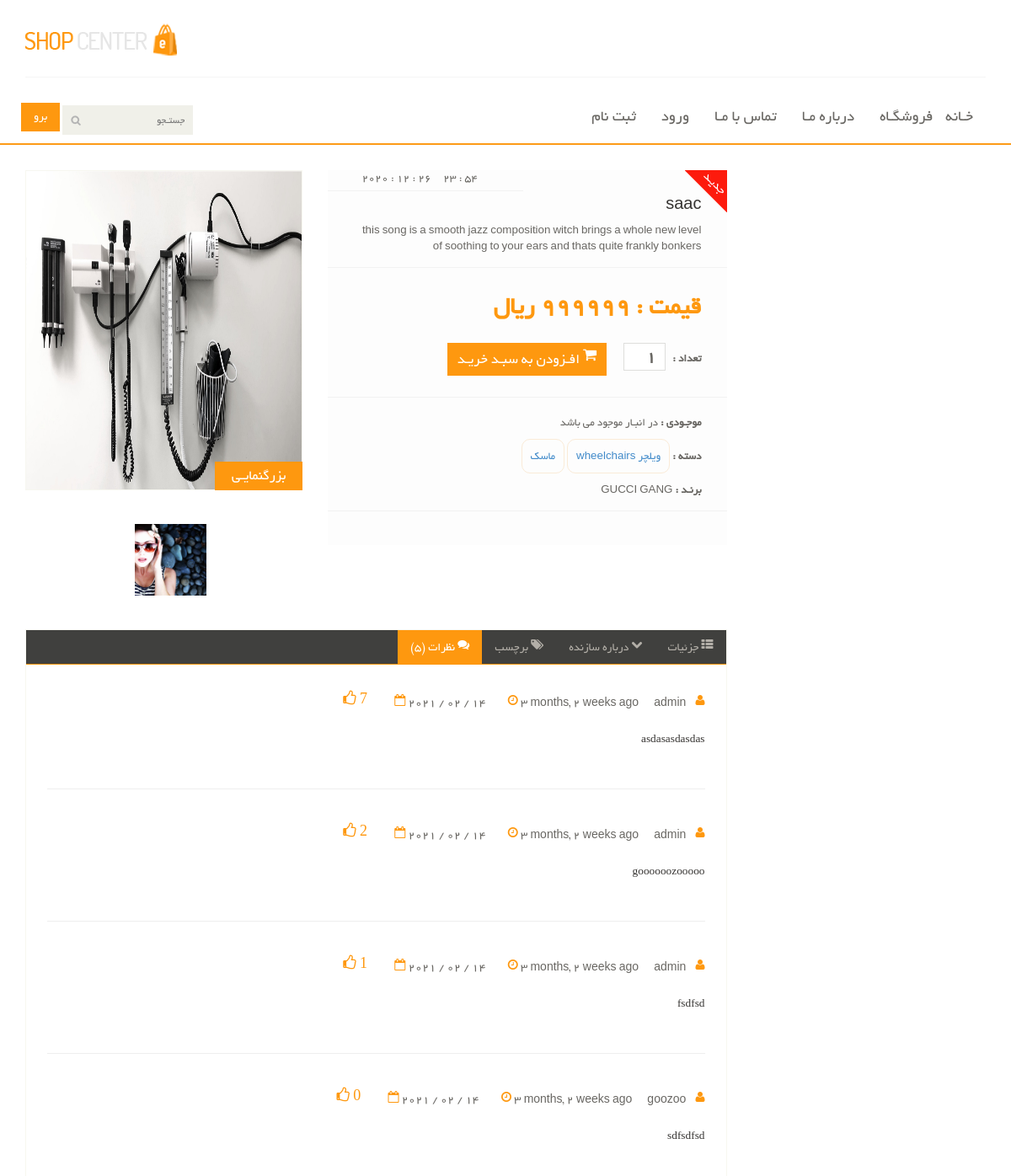
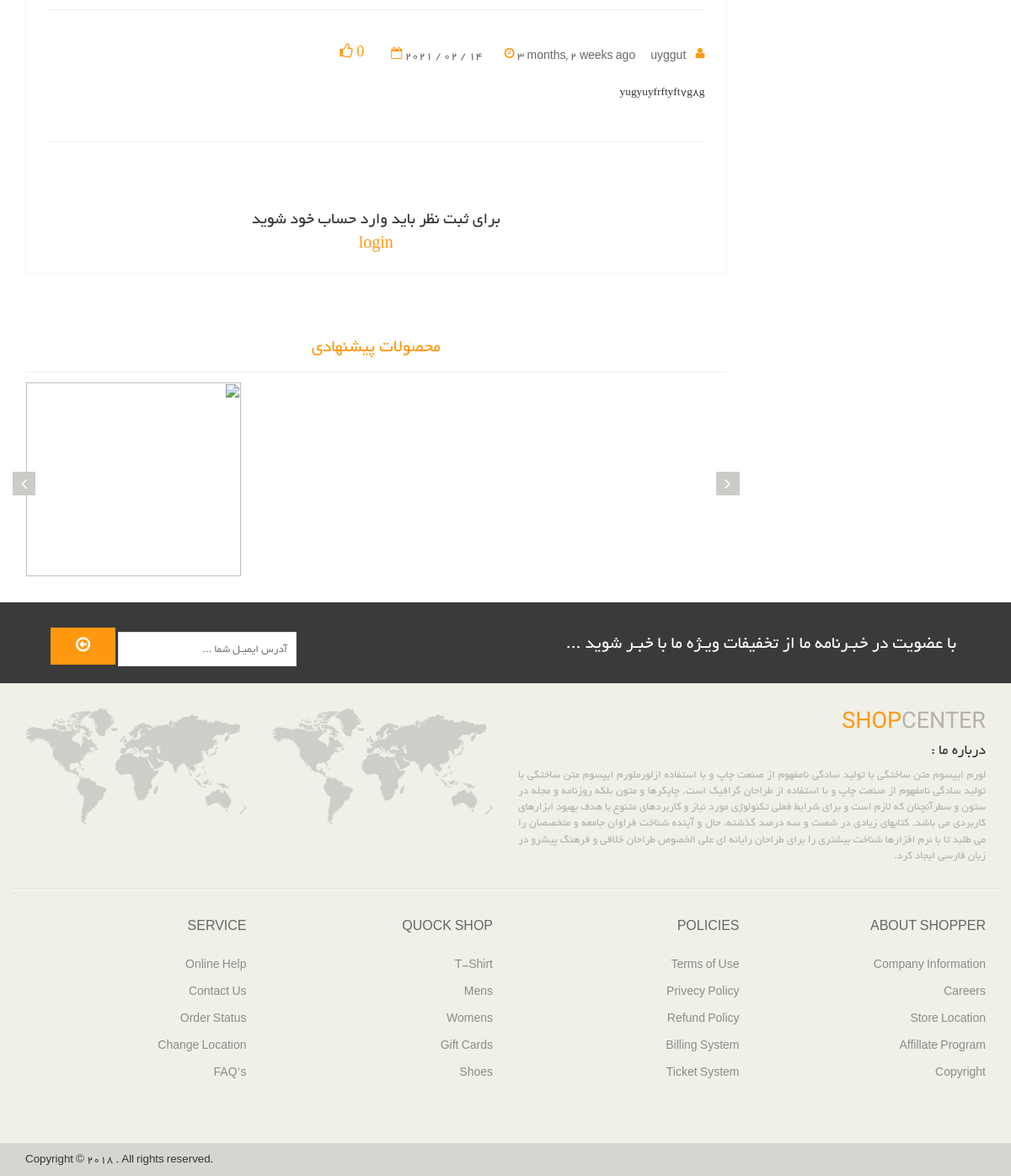
Page /shop/3/saac on the committed database (2 pictures, top to bottom).
### marchPRODUCTS/models.py (models this page shows, shortened)
class Product(models.Model):
    title       = models.CharField(blank=False, max_length=50, default='عنوان یا اسم محصول', verbose_name='عنوان')
    price       = models.PositiveIntegerField(blank=False, default=0,verbose_name='قیمت',)
    caption     = models.CharField(blank=False, max_length=160, verbose_name='توضیحات کوتاه و مختصر')
    pic         = models.ImageField(upload_to=media_upload_path, null=True, blank=False,verbose_name='عکس')
    description = models.TextField(blank=False, max_length=800, verbose_name=' توضیح کامل')
    brand       = models.CharField(blank=True, null=True, max_length=40,verbose_name='برند')
    active      = models.BooleanField(default=True,verbose_name='فعال')
    timestamp   = models.DateTimeField("تاریخ و ساعت", auto_now_add=True)
    category    = models.ManyToManyField(Category, verbose_name='دسته', blank=True)
    views       = models.IntegerField(blank=True, default=0, null=False)
    objects = ProductsManager()
    class Meta:
        verbose_name = 'عنوان'
        verbose_name_plural = 'محصول'

class ProductGallery(models.Model):
    title   = models.CharField(max_length=50)
    pic     = models.ImageField(upload_to=media_gallery_upload_path, null=True, blank=False,verbose_name='عکس')
    product = models.ForeignKey(Product, models.CASCADE, )

### marchCATEGORIES/models.py (models this page shows)
class Category(models.Model):
    title = models.CharField(max_length=60)
    slug  = models.CharField(max_length=60, blank=True)
    class Meta:
            verbose_name = 'دسته'
            verbose_name_plural = 'دسته بندی ها'
    def __str__(self):
        return self.title
    def getCatAbsouluteUrl(self):
        final = self.slug
        return f"/categories/{final}"

### marchCOMMENTS/models.py (models this page shows, shortened)
class Comment(models.Model):
    product      = models.ForeignKey(Product, on_delete=models.CASCADE)
    user         = models.CharField(max_length=50, blank=False, )
    user_email   = models.EmailField(blank=True)
    comment_text = models.TextField(max_length=300, blank=False, null=False)
    likes        = models.PositiveIntegerField(null=False, blank=True, default=0)
    users_liked  = models.ManyToManyField(User, blank=True)
    timeStamp    = models.DateTimeField(auto_now_add=True)

### marchPRODUCTS/views.py (the view, shortened to what this page needs)
# urls.py: path('shop/<id>/<title>', product_detail_view),
def product_detail_view(request, id=None, title=None):
    def grouper(n, iterable, nullValue=None):
        args = [iter(iterable)] * n
        return ([e for e in t if e !=None] for t in itertools.zip_longest(*args))
    item = Product.objects.getActiveById(id=id, title=title)
    galleryPics = ProductGallery.objects.filter(product_id=id)
    categories = item.category.all()
    if item != None :
        tags = item.tag_set.all()
    else :
        raise Http404('not active or sumting')
    gallery_is_none = True
    if (galleryPics.first() is not None) and (len(galleryPics) > 3)  :
        gallery_is_none = False
    gallery_sliced = list(grouper(3, galleryPics))
    order_form_instance = OrderForm(request.POST or None, initial={'product_id':id, 'product_price':item.price })
    comments = item.comment_set.all()
    if request.user.is_authenticated:
        commentsInitialData = {'product':item, 'user':request.user.username, 'user_email':request.user.email}
    else:
        commentsInitialData = {}
    commentform = CommentModelForm(initial=commentsInitialData)
    if request:
        item.views += 1
        item.save()
    context = {
        'product'        : item,
        'tags'           : tags,
        'categories'     : categories,
        'gallery_sliced' : gallery_sliced,
        'gallery_is_none': gallery_is_none,
        'form'           : order_form_instance,
        'comments'       : comments,
        'commentform'       : commentform
    }
    return render(request, 'product_detail_view.html', context)

### marchCart/forms.py
class OrderForm(forms.Form):
    product_id    = forms.CharField(widget=forms.HiddenInput())
    product_price = forms.IntegerField(widget=forms.HiddenInput())
    order_count   = forms.IntegerField(widget=forms.NumberInput(attrs={'class':'search_box',}), initial=1)

### marchCOMMENTS/forms.py
class CommentModelForm (forms.ModelForm):
    class Meta:
        model   = Comment
        fields  = ['user', 'user_email', 'comment_text', 'product']
        widgets = {
            'user'         : forms.TextInput(attrs={'placeholder' : 'نام'                }),
            'user_email'   : forms.TextInput(attrs={'placeholder' : 'ایمیل  (اختیاری) ' }),
            'comment_text' : forms.Textarea(attrs={'placeholder' : 'نظـر خود را بنویسیـد'           }),
            'product'      : forms.HiddenInput()
         }

### marchPRODUCTS/models.py (called while the page is built)
    def getActiveById(self, id, title):
        nonSlug = title.replace('-', ' ')
        item = self.get_queryset().filter(id=id, active=True, title=nonSlug)
        return item.first()

### marchTAGS/models.py (called while the page is built)
    def __str__(self):
        return self.title

    def getTagAbsouluteUrl(self):
        return f'/shop/search?q={self.title}'

### marchPRODUCTS/templates/product_detail_view.html (shortened to what this page needs)
{% load static %}
{% load render_partial %}
<!DOCTYPE html>
<html lang="en">
<head>
	{%include 'shit/css-links.html'%}
</head>
<body>
	<header id="header">
		{%include 'shit/site-header.html'%}
	</header>
	<section>
		<div class="container">
			<div class="row">
				<div class="col-sm-9 padding-right">
					<div class="product-details">
						<div class="col-sm-5">
							<div class="view-product">
								<img src=" {{product.pic.url}} " alt="{{product.title}}" />
								<h3><a class="link_cleaner" href="{{product.pic.url}}"> بزرگنمایـی </a></h3>
							</div>
							<div id="similar-product" class="carousel slide" data-ride="carousel">
								    <div class="carousel-inner">
										{%for gallery_chunks in gallery_sliced%}
										<div class="item textcenter {% if forloop.counter == 1 %} active{%endif%}">
										  	{% for pic in gallery_chunks %}
												<a href="{{ pic.pic.url }}"><img class="galleryitem" src="{{ pic.pic.url }}" alt=""></a>
											{%endfor%}
										</div>
										{%endfor%}
									</div>
							</div>
						</div>
						<div class="col-sm-7">
							<div class="product-information">
								<img src="{% static 'images/product-details/new.png' %}" class="newarrival" alt="new product\محصول جدید" />
								<div class="timestamp">
									<p>  {{product.timestamp | time:"i \: H " }} </p>
									<p dir="ltr">  {{product.timestamp | date:"Y \:  m \:  d" }} </p>
								</div>
								<div>
									<h2> {{product.title}} </h2>
									<p> {{product.description | linebreaksbr}} </p>
								</div>
								<div>
									<span>
										<span>قیمت : {{product.price}} ريال</span>
									</span>
									<span>
										<form action="" method="POST">
											<label>تعداد :</label>
											{{form.order_count}}
											<button type="submit" class="btn btn-fefault cart">
												<i class="fa fa-shopping-cart"></i>
												افـزودن به سبـد خریـد
											</button>
										</form>
									</span>
								</div>
								<div>
									<p><b> موجـودی : </b>  در انبـار موجود می باشد </p>
									<p>
										<b>
											دسته :
										</b>
										{% for cat in categories %}
											<a href="{{cat.getCatAbsouluteUrl}}"> <span class="mycategories">{{cat}} </span></a>
										{%endfor%}
									</p>
									{% if product.brand %}<p><b> برنـد : </b> {{product.brand}} </p>{% endif %}
								</div>
							</div>
						</div>
					</div>
					<div class="category-tab shop-details-tab">
						<div class="col-sm-12">
							<ul class="nav nav-tabs">
								<li><a href="#details" data-toggle="tab"><i class="fa fa-th-list"></i> جزئیات</a></li>
								<li><a href="#companyprofile" data-toggle="tab"><i class="fa fa-chevron-down"></i> درباره سازنده</a></li>
								<li><a href="#tag" data-toggle="tab"><i class="fa fa-tags"></i> برچسب</a></li>
								<li class="active"><a href="#reviews" data-toggle="tab"><i class="fa fa-comments"></i> نظرات ({{comments.count}})</a></li>
							</ul>
						</div>
						<div class="tab-content">
							<div class="tab-pane fade active in" id="reviews" >
								<div class="col-sm-12">
									{% for comment in comments %}
										<div class="single-comment">
											<ul>
												<li><a class="fontlower"><i class="fa fa-user"></i> {{comment.user}} </a></li>
												<li class="dirl"><a class="fontlower"><i class="fa fa-clock-o"></i> {{comment.timeStamp | timesince}} ago</a></li>
												<li><a class="fontlower dirl"><i class="fa fa-calendar-o"></i> {{comment.timeStamp | date:"Y \/  m \/  d" }} </a></li>
												<li><a class="like-btn" id="like-btn-{{comment.id}}"><button class="mybtn"><i class="fa fa-thumbs-o-up"><span class="likes"> {%if comment.likes != none %}{{comment.likes}} {%endif%} </span> </i> </button></a></li>
											</ul>
											<p>{{comment.comment_text}}</p>
										</div><br><hr><br>
									{%endfor%}
									<br><br>
									{% if request.user.is_authenticated%}
										<p><b>نظـر خود را بنویسیـد</b></p>
										<form action="#" method="POST">
											{%csrf_token%}
											<span>
												{{commentform.user}}
												{{commentform.user_email}}
											</span>
											{{commentform.comment_text}}
											<button type="submit" class="btn btn-default pull-left">ارسـال</button>
											{{commentform.product}}
										</form>
										{%else%}
											<div class="logintocomment">
												<p>
													برای ثبت نظر باید وارد حساب خود شوید
													<br>
													<a href="/login">login</a>
												</p>
											</div>
									{%endif%}
								</div>
							</div>
						</div>
					</div>
					<div class="recommended_items">
						<h2 class="title text-center">محصولات پیشنهادی</h2>
						<div id="recommended-item-carousel" class="carousel slide" data-ride="carousel">
							<div class="carousel-inner">
								<div class="item active">
									<div class="col-sm-4">
										<div class="product-image-wrapper">
											<div class="single-products">
												<div class="productinfo text-center">
													<img src="images/home/recommend1.jpg" alt="" />
												</div>
											</div>
										</div>
									</div>
								</div>
							</div>
							 <a class="left recommended-item-control" href="#recommended-item-carousel" data-slide="prev">
								<i class="fa fa-angle-left"></i>
							  </a>
							  <a class="right recommended-item-control" href="#recommended-item-carousel" data-slide="next">
								<i class="fa fa-angle-right"></i>
							  </a>
						</div>
					</div>
				</div>
				<div class="col-sm-3">
				</div>
			</div>
		</div>
	</section>
	{%include 'shit/footer.html' with g=gooz%}
</body>
</html>

### assets/css/MyCss.css (style rules this page uses)
*, *::before, *::after { box-sizing: border-box; }
.single-products { height: 230px; }
.productinfo img, .productinfo { height: 100%; }
.timestamp { display: flex; margin: 0 auto !important; padding: 0px 40px !important; margin-block: 20px; float: inline-end; position: absolute; top: 0px; left: 0px !important; border: none; border-bottom-color: currentcolor; border-bottom-style: none; border-bottom-width: medium; }
.mycategories { border-radius: 10px; border: 1px solid antiquewhite; padding: 10px; }
.galleryitem { height: 85px !important; width: 85px !important; }
.textcenter { text-align: center; }
.link_cleaner { text-decoration: none; color: white; font-size: 17px; transition: .5s; }
.timestamp p { padding-right: 14px; }
.mybtn { font-size: 18px !important; font-weight: 700 !important; background-color: #0d0d0d00 !important; color: #4df300 !important; }
.dirl { direction: ltr; }
.fontlower { text-transform: lowercase !important; }
.logintocomment p, .logintocomment a { text-align: center !important; font-size: 20px; color: #FE980F; }

### rows in the picture
Product: pic (picture), timestamp "54 : 23", timestamp "2020 : 12 : 26", title "saac", description "this song is a smooth jazz composition witch brings a whole new level of soothing to your ears and thats quite frankly bonkers", price "999999", brand "GUCCI GANG", count "5"
ProductGallery: pic (picture)
Category: title "ویلچر wheelchairs"
Category: title "ماسک"
Comment: user "admin", timeStamp "3 months, 2 weeks", timeStamp "2021 / 02 / 14", likes "7", comment_text "asdasasdasdas"
Comment: user "admin", timeStamp "3 months, 2 weeks", timeStamp "2021 / 02 / 14", likes "2", comment_text "goooooozooooo"
Comment: user "admin", timeStamp "3 months, 2 weeks", timeStamp "2021 / 02 / 14", likes "1", comment_text "fsdfsd"
Comment: user "goozoo", timeStamp "3 months, 2 weeks", timeStamp "2021 / 02 / 14", likes "0", comment_text "sdfsdfsd"
Comment: user "uyggut", timeStamp "3 months, 2 weeks", timeStamp "2021 / 02 / 14", likes "0", comment_text "yugyuyfrftyft7g8g"
